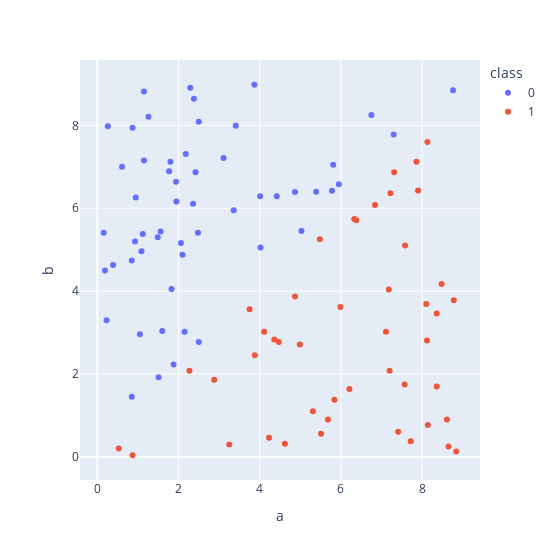

The notebook cell saved with this chart:
### Code cell
fig = px.scatter(df, x='a',
            y='b',
            color='class',
            height=560,
            width=560,
            )
fig.show()

### Figure 1 — Plotly figure (JSON) as saved in the notebook; plotly's stock layout.template omitted (floating-point values rounded to 4 significant figures)
{"data": [{"hovertemplate": "class=0<br>a=%{x}<br>b=%{y}<extra></extra>", "legendgroup": "0", "marker": {"color": "#636efa", "symbol": "circle"}, "mode": "markers", "name": "0", "orientation": "v", "showlegend": true, "type": "scatter", "x": [1.26, 0.93, 1.88, 1.15, 5.95, 2.5, 0.85, 2.18, 0.23, 1.56, 0.26, 4.87, 0.87, 1.05, 3.11, 1.94, 3.87, 1.83, 5.78, 1.95, 1.15, 1.77, 4.42, 0.85, 1.6, 2.1, 4.01, 7.3, 3.36, 2.42, 0.39, 0.61, 2.36, 2.38, 5.39, 4.02, 0.95, 1.12, 1.49, 1.09, 6.75, 1.8, 8.76, 2.5, 5.03, 1.51, 0.19, 5.81, 2.06, 3.41, 2.48, 0.16, 2.29, 2.15], "xaxis": "x", "y": [8.21, 5.2, 2.23, 8.82, 6.58, 8.09, 1.45, 7.31, 3.3, 5.44, 7.98, 6.39, 7.94, 2.96, 7.21, 6.64, 8.98, 4.05, 6.42, 6.16, 7.15, 6.89, 6.29, 4.74, 3.04, 4.88, 6.29, 7.78, 5.95, 6.87, 4.63, 7, 6.11, 8.64, 6.4, 5.05, 6.26, 5.38, 5.3, 4.96, 8.25, 7.12, 8.85, 2.77, 5.45, 1.92, 4.5, 7.05, 5.16, 7.99, 5.41, 5.41, 8.91, 3.02], "yaxis": "y"}, {"hovertemplate": "class=1<br>a=%{x}<br>b=%{y}<extra></extra>", "legendgroup": "1", "marker": {"color": "#EF553B", "symbol": "circle"}, "mode": "markers", "name": "1", "orientation": "v", "showlegend": true, "type": "scatter", "x": [3.88, 6.84, 8.13, 8.65, 8.1, 8.48, 7.11, 4.47, 4.99, 6.21, 8.78, 8.36, 8.84, 8.36, 4.23, 4.11, 7.31, 2.88, 7.9, 6.38, 5.48, 3.75, 7.57, 7.41, 0.53, 7.86, 4.36, 4.62, 7.22, 6.33, 7.72, 5.31, 8.12, 8.61, 5.99, 0.87, 7.58, 3.25, 7.18, 7.2, 2.27, 5.84, 5.51, 5.68, 4.87, 8.14], "xaxis": "x", "y": [2.45, 6.08, 7.6, 0.25, 3.69, 4.17, 3.02, 2.77, 2.71, 1.64, 3.78, 1.7, 0.13, 3.46, 0.46, 3.02, 6.87, 1.86, 6.43, 5.71, 5.25, 3.56, 1.75, 0.61, 0.2, 7.12, 2.83, 0.32, 6.36, 5.74, 0.38, 1.1, 2.81, 0.9, 3.62, 0.04, 5.1, 0.3, 4.04, 2.08, 2.08, 1.38, 0.56, 0.9, 3.87, 0.77], "yaxis": "y"}], "layout": {"height": 560, "legend": {"title": {"text": "class"}, "tracegroupgap": 0}, "margin": {"t": 60}, "width": 560, "xaxis": {"anchor": "y", "domain": [0, 1], "title": {"text": "a"}}, "yaxis": {"anchor": "x", "domain": [0, 1], "title": {"text": "b"}}}}
